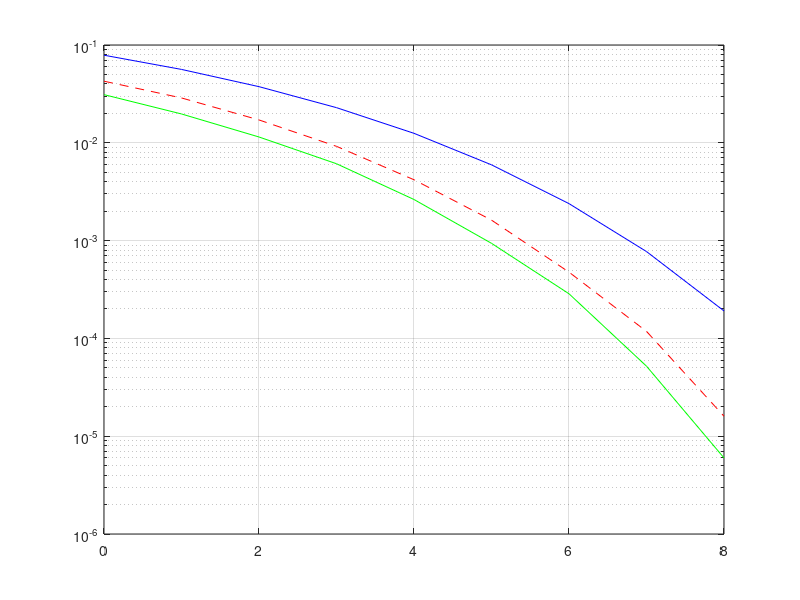

This chart was generated by the following MATLAB code: (Note: this script raises an error after producing the figure.)
% 3 element spatial array
ERR1=[21319 14378 8565 4601 2095 810 238 59 8];
BER1=ERR1/500000;
% 3 element spatial temporal 10 taps delay 5 2 GHz 10 samp/symbol
ERR2=[15539 9861  5733 3054 1316 469 143 26 3];
BER2=ERR2/500000;
% 2 element spatial temporal array
%ERR3=[32928 24548 17985 12070 7653 4415 2155 1007 340];
% 2 element spatial array
%ERR4=[27278 19026 12521 7724 4584 2435 1086 461 171]
Eb=0:8;
semilogy(Eb,BER1,'r--')
Eblin=10.^(Eb/10)
per=1/2*erfc(sqrt(Eblin));
hold on
semilogy(Eb,BER2,'g')
semilogy(Eb,per,'b')
grid
legend('Three Element Array','Three Element S-T Array','BPSK in AWGN',3)
title('Bit Error Rate for a Three Antenna Element Receiver')
xlabel('Eb/No')
ylabel('Bit Error Rate (BER)')